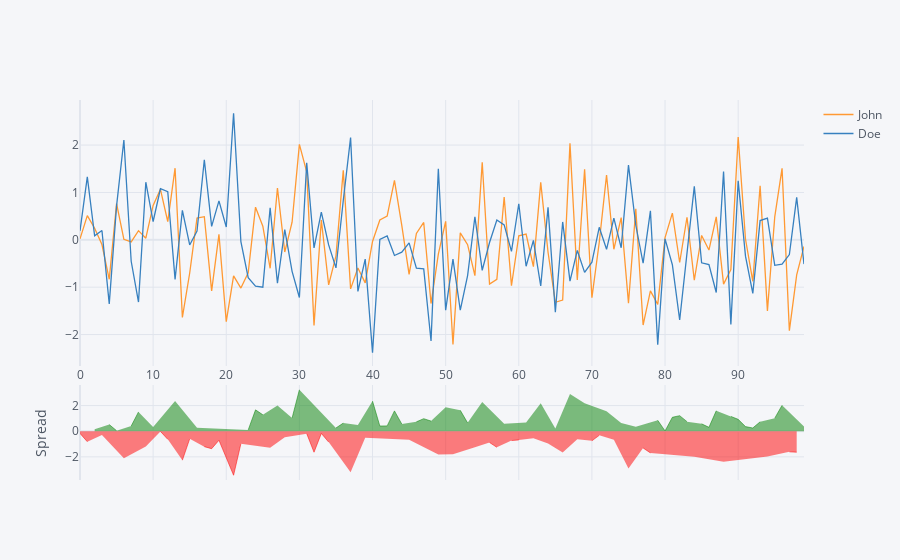

Notebook code cell kept with this figure:
### Code cell
df[['John','Doe']].iplot(kind='spread')
